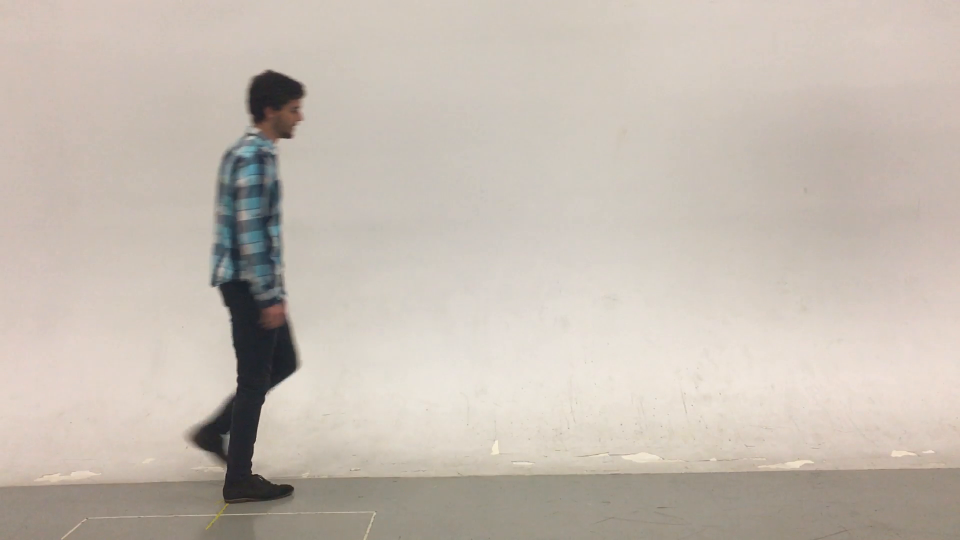
#> input picture frame 7 of data/fall1.mp4, 1920 x 1080 px (shown at 1/2 size)
$ python bounding.py
#> lines starting #> are read from the running program, lines starting #| are printed output that depends on the picture; after the words box and inside, x2 and y2 are one past the last pixel; in counts of white or black regions, pixels touching at a corner belong together
import cv2
import os
import numpy as np
import matplotlib.pyplot as plt

# Normalizes the vector v
def normalize(v):
    norm = np.linalg.norm(v)
    if norm == 0:
       return v
    return v / norm

## Get video from data and store in a cv2 videoCapture object
path = os.path.abspath(os.path.dirname(__file__))
path = os.path.join(path, "../data/fall/fall1.mp4")
reel = cv2.VideoCapture(path)
## Make background subtractor
fgbg = cv2.createBackgroundSubtractorMOG2()
## Initialize variables
n_frames = length = int(reel.get(cv2.CAP_PROP_FRAME_COUNT))
rect_w = np.zeros(n_frames)
rect_h = np.zeros(n_frames)
ellipse_angles = np.zeros(n_frames)

## While loop for processing each frame until no more frames in video
curr_frame_i = 0
while(curr_frame_i < n_frames):
  _, frame = reel.read()
#> frame is the input picture: shape (1080, 1920, 3); mean B, G, R 178.3, 188.2, 197.7
  # extract the foreground using the background subtractor.
  fgmask = fgbg.apply(frame)
#> fgmask: shape (1080, 1920); every value is 127

  # TODO - Insert Kalman filter (feed fgmask into it). Use it's output for next thing
  # TODO - Insert optical flow and possibly occlusion detection
  # TODO - Insert other pipeline pieces here.

  # discover all the contours in the image. This makes a big list of contours
  contours, _ = cv2.findContours(
      fgmask, cv2.RETR_TREE, cv2.CHAIN_APPROX_SIMPLE)
#> contours = [[[0, 0], [0, 1079], [1919, 1079], [1919, 0]]]
  ## Draw a bounding rectangle and ellipse around what we think the person is. Store angle and ratio variables for later
  ## Currently, I'm just taking the largest contour and assuming that's the person. Could be better
  contours = sorted(contours, key=cv2.contourArea, reverse=True)
  x, y, w, h = cv2.boundingRect(contours[0])
#> x = 0; y = 0; w = 1920; h = 1080
  cv2.rectangle(frame, (x, y), (x+w, y+h), (0, 255, 0), 2)
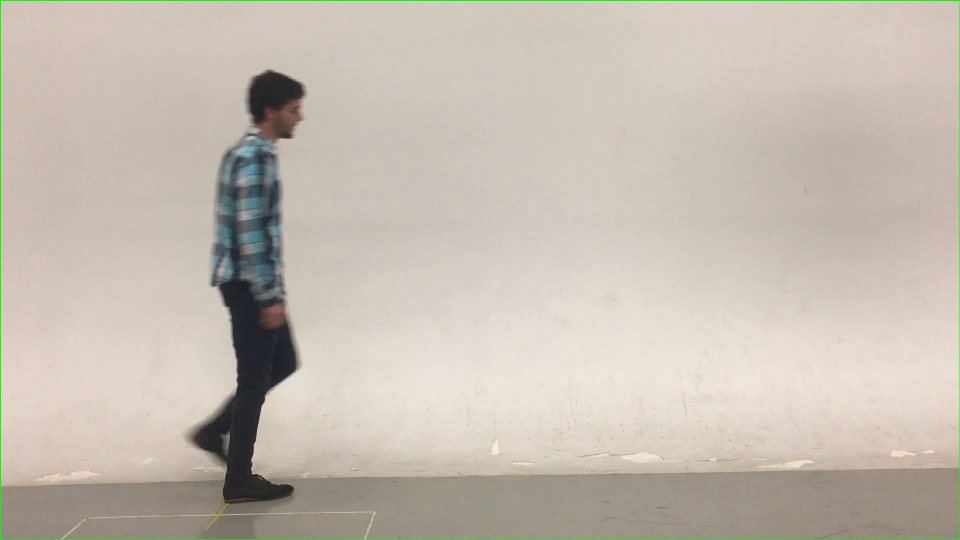
#> frame: shape (1080, 1920, 3) (shown at 1/2 size); 0.43% of pixels changed, all inside (x1, y1, x2, y2) = (0, 0, 1920, 1080)
  # fitEllipse throws an error if the contour doesn't have at least 5 points. This occurs on first frame often (just noise)
  if(len(contours[0]) >= 5):
    ellipse = cv2.fitEllipse(contours[0])
    cv2.ellipse(frame, ellipse, (0, 0, 255), 2)
    ellipse_angles[curr_frame_i] = ellipse[2]
  rect_w[curr_frame_i] = w
  rect_h[curr_frame_i] = h
  print('curr_frame_i:', curr_frame_i)
  # print('ellipse_angle: {0} '.format(ellipse_angles[curr_frame_i]))
  ## Show the current frame, with any additional things we've drawn superimposed onto the image
  cv2.imshow('result', frame)
  if(curr_frame_i > 10):
    cv2.waitKey(0) # This just pauses until you press a key. I'm not sure which keys work, but i know 'n' does
  curr_frame_i += 1

reel.release()
cv2.destroyAllWindows()

# TODO - Fill missing values (0s) for ellipse angles. Just use a linear interpolation


### Analyze some data ###

# Title will just be y_label concatenated with ' Over Time'
def plotVariableVsFrame(variable, n_frames, y_label):
  plt.scatter(range(n_frames), variable)
  plt.title(y_label + ' Over Time')
  plt.xlabel('Video Frame')
  plt.ylabel(y_label)
  plt.show()

rect_ratios = rect_w / rect_h
plotVariableVsFrame(rect_ratios, n_frames, 'Rectangle Ratio')
'''
Observations: Looks like rectangle ratio is indeed a good variable for this.
--- fall1.mp4 ---
the subjects fall begins around frame 15 or so. That's also the point where we begin to see a sharp upward trend in rect_ratio. The subject
is pretty tall and lanky though, which makes him an ideal subject for this type of detection. Wider, shorter subjects
will see less difference in rect_ratio between standing up and lying down.
--- fall2.mp4 ---
When the subject first enters the scene, we pick up her hand and foot as the entire subject. This will cause some weird data points when people enter the view of the camera, so we may want to come up with a way to handle this. We may not need to though with the rest of the pipeline, we'll see
--- fall5.mp4 ---
A bit of noise, but not as noisy as the ellipse. Kalman filter should help
'''

plotVariableVsFrame(ellipse_angles, n_frames, 'Ellipse Angle w/ Y-Axis')
'''
Observations: Of course, the angle of the ellipse represents if the person is lying down or not. Values close to 90
represent lying down (perpendicular to y-axis). The derivative (the third variable we need) is critical to be able
to detect a rapid change from standing to lying down
--- fall2.mp4 ---
Similar observation to the rectangle ratio for this video.
--- fall5.mp4 ---
This was super noisy for some reason! This is a good video to test the effect of the kalman filter, because it should help a lot with this noise
'''

ratio_derivative = np.abs(np.diff(rect_ratios))
plotVariableVsFrame(ratio_derivative, n_frames, 'Ratio Derivative')
angle_derivative = np.abs(np.diff(ellipse_angles))
plotVariableVsFrame(angle_derivative, n_frames, 'Angle Derivative')
'''
Observations:
Both these derivatives suck! Totally uninformative.
'''

$ run again, starting later in the video
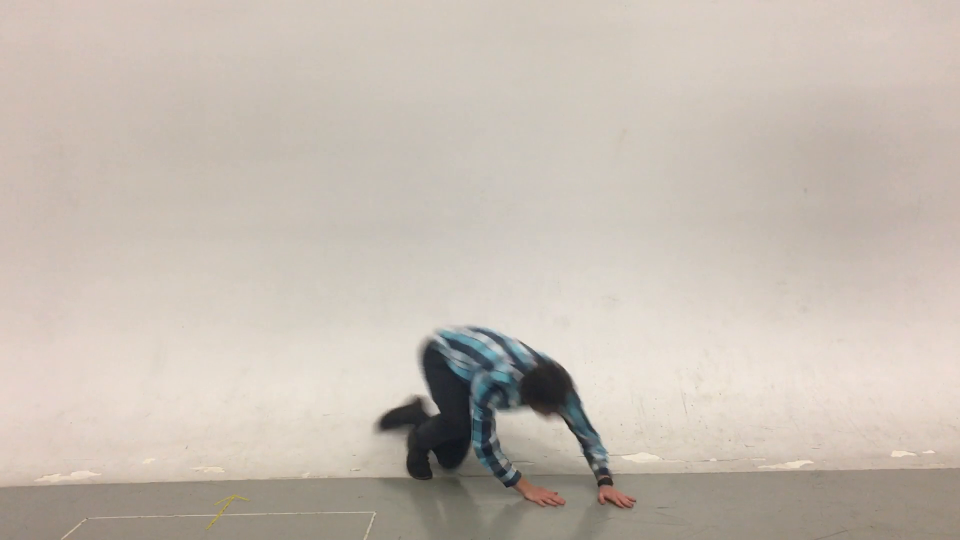
#> input picture frame 32 of data/fall1.mp4, 1920 x 1080 px (shown at 1/2 size)
#> frame is the input picture: shape (1080, 1920, 3); mean B, G, R 178.6, 188.5, 198
#> fgmask: shape (1080, 1920); every value is 127
#> contours = [[[0, 0], [0, 1079], [1919, 1079], [1919, 0]]]
#> x = 0; w = 1920; h = 1080
#> `cv2.rectangle(frame, (x, y), (x+w, y+h), (0, 255, 0), 2)`:
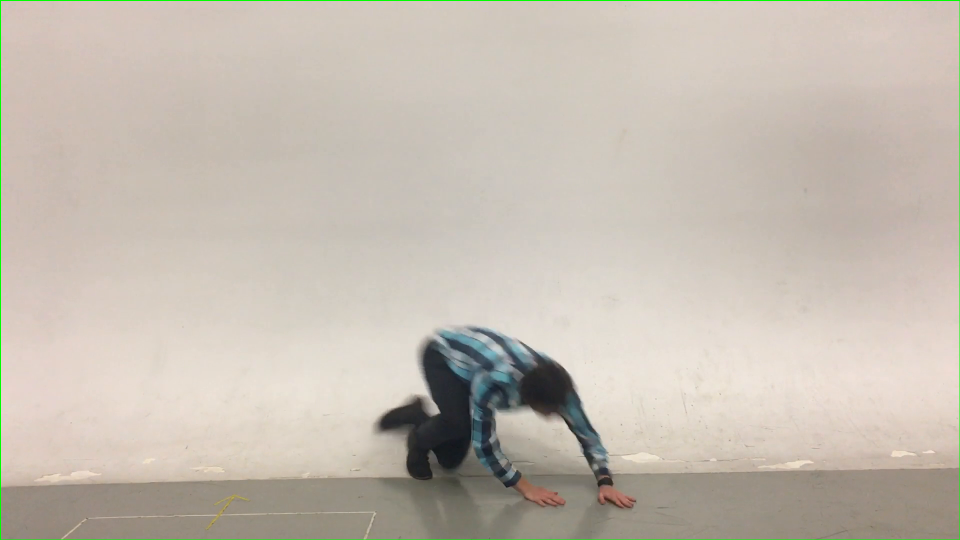
#> frame: shape (1080, 1920, 3) (shown at 1/2 size); 0.43% of pixels changed, all inside (x1, y1, x2, y2) = (0, 0, 1920, 1080)

$ run again, starting later in the video
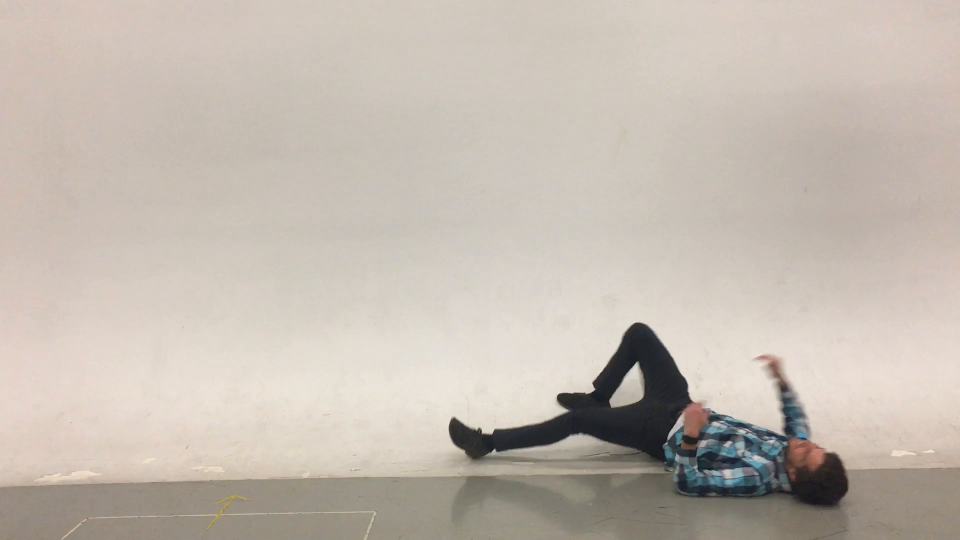
#> input picture frame 58 of data/fall1.mp4, 1920 x 1080 px (shown at 1/2 size)
#> frame is the input picture: shape (1080, 1920, 3); mean B, G, R 176.6, 186.3, 195.7
#> fgmask: shape (1080, 1920); every value is 127
#> contours = [[[0, 0], [0, 1079], [1919, 1079], [1919, 0]]]
#> x = 0; w = 1920; h = 1080
#> `cv2.rectangle(frame, (x, y), (x+w, y+h), (0, 255, 0), 2)`:
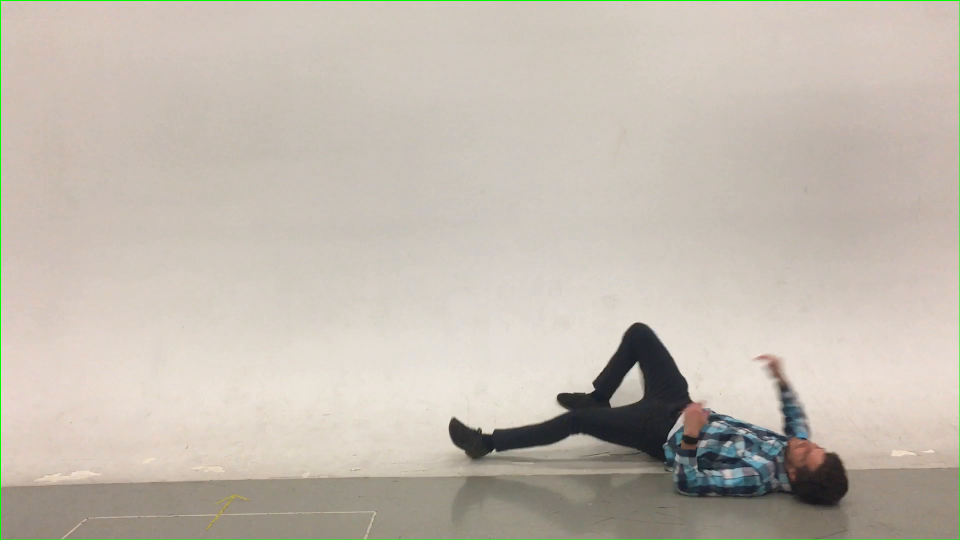
#> frame: shape (1080, 1920, 3) (shown at 1/2 size); 0.43% of pixels changed, all inside (x1, y1, x2, y2) = (0, 0, 1920, 1080)
